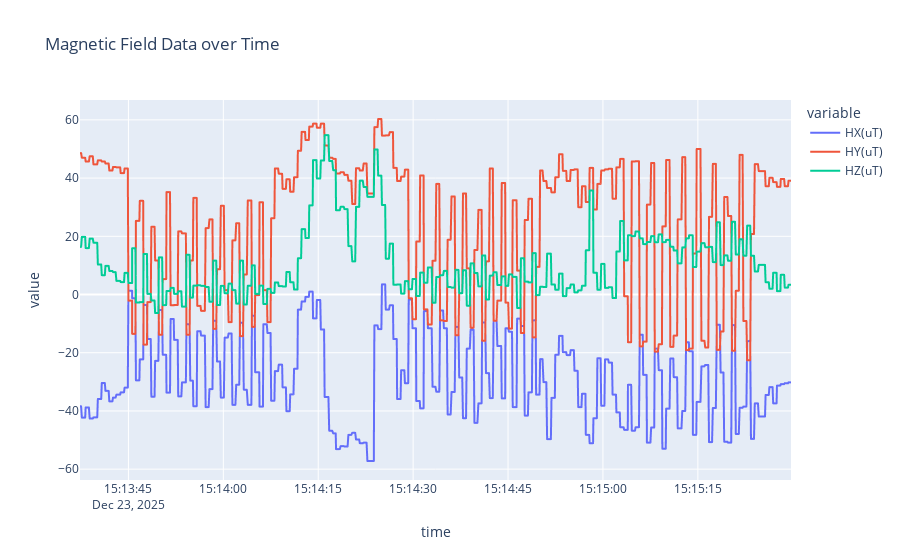

Source (notebook cell):
### Code cell
# Visualize Magnetic Field Data
fig_magnetic = px.line(df, y=['HX(uT)', 'HY(uT)', 'HZ(uT)'], title='Magnetic Field Data over Time')
fig_magnetic.show()

### Figure 1 — Plotly figure (JSON) as saved in the notebook; plotly's stock layout.template omitted (floating-point values rounded to 4 significant figures; data arrays with more than 128 entries replaced by an {"elided": "..."} marker saying what was removed)
{"data": [{"hovertemplate": "variable=HX(uT)<br>time=%{x}<br>value=%{y}<extra></extra>", "legendgroup": "HX(uT)", "line": {"color": "#636efa", "dash": "solid"}, "marker": {"symbol": "circle"}, "mode": "lines", "name": "HX(uT)", "showlegend": true, "type": "scattergl", "x": {"elided": "1117 str values"}, "xaxis": "x", "y": {"elided": "1117 float values"}, "yaxis": "y"}, {"hovertemplate": "variable=HY(uT)<br>time=%{x}<br>value=%{y}<extra></extra>", "legendgroup": "HY(uT)", "line": {"color": "#EF553B", "dash": "solid"}, "marker": {"symbol": "circle"}, "mode": "lines", "name": "HY(uT)", "showlegend": true, "type": "scattergl", "x": {"elided": "1117 str values"}, "xaxis": "x", "y": {"elided": "1117 float values"}, "yaxis": "y"}, {"hovertemplate": "variable=HZ(uT)<br>time=%{x}<br>value=%{y}<extra></extra>", "legendgroup": "HZ(uT)", "line": {"color": "#00cc96", "dash": "solid"}, "marker": {"symbol": "circle"}, "mode": "lines", "name": "HZ(uT)", "showlegend": true, "type": "scattergl", "x": {"elided": "1117 str values"}, "xaxis": "x", "y": {"elided": "1117 float values"}, "yaxis": "y"}], "layout": {"legend": {"title": {"text": "variable"}, "tracegroupgap": 0}, "title": {"text": "Magnetic Field Data over Time"}, "xaxis": {"anchor": "y", "domain": [0, 1], "title": {"text": "time"}}, "yaxis": {"anchor": "x", "domain": [0, 1], "title": {"text": "value"}}}}
